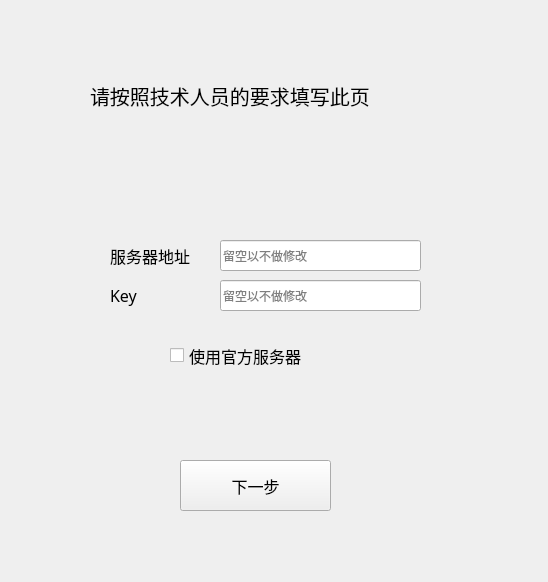
<?xml version="1.0" encoding="UTF-8"?>
<ui version="4.0">
 <class>ServerWindow</class>
 <widget class="QMainWindow" name="ServerWindow">
  <property name="geometry">
   <rect>
    <x>0</x>
    <y>0</y>
    <width>548</width>
    <height>582</height>
   </rect>
  </property>
  <property name="windowTitle">
   <string>服务器设置</string>
  </property>
  <widget class="QWidget" name="centralwidget">
   <widget class="QLabel" name="label">
    <property name="geometry">
     <rect>
      <x>90</x>
      <y>80</y>
      <width>351</width>
      <height>31</height>
     </rect>
    </property>
    <property name="font">
     <font>
      <family>HarmonyOS Sans SC</family>
      <pointsize>15</pointsize>
     </font>
    </property>
    <property name="text">
     <string>请按照技术人员的要求填写此页</string>
    </property>
   </widget>
   <widget class="QLabel" name="label_2">
    <property name="geometry">
     <rect>
      <x>110</x>
      <y>240</y>
      <width>101</width>
      <height>31</height>
     </rect>
    </property>
    <property name="font">
     <font>
      <family>HarmonyOS Sans SC</family>
      <pointsize>12</pointsize>
     </font>
    </property>
    <property name="text">
     <string>服务器地址</string>
    </property>
   </widget>
   <widget class="QLineEdit" name="CustomServer">
    <property name="geometry">
     <rect>
      <x>220</x>
      <y>240</y>
      <width>201</width>
      <height>31</height>
     </rect>
    </property>
    <property name="contextMenuPolicy">
     <enum>Qt::DefaultContextMenu</enum>
    </property>
    <property name="placeholderText">
     <string>留空以不做修改</string>
    </property>
   </widget>
   <widget class="QPushButton" name="ServerWindow_NextBtn">
    <property name="geometry">
     <rect>
      <x>180</x>
      <y>460</y>
      <width>151</width>
      <height>51</height>
     </rect>
    </property>
    <property name="font">
     <font>
      <family>HarmonyOS Sans SC</family>
      <pointsize>12</pointsize>
     </font>
    </property>
    <property name="text">
     <string>下一步</string>
    </property>
   </widget>
   <widget class="QLabel" name="label_3">
    <property name="geometry">
     <rect>
      <x>110</x>
      <y>280</y>
      <width>91</width>
      <height>31</height>
     </rect>
    </property>
    <property name="font">
     <font>
      <family>HarmonyOS Sans SC</family>
      <pointsize>12</pointsize>
     </font>
    </property>
    <property name="text">
     <string>Key</string>
    </property>
   </widget>
   <widget class="QLineEdit" name="CustomKey">
    <property name="geometry">
     <rect>
      <x>220</x>
      <y>280</y>
      <width>201</width>
      <height>31</height>
     </rect>
    </property>
    <property name="placeholderText">
     <string>留空以不做修改</string>
    </property>
   </widget>
   <widget class="QCheckBox" name="UseOfficialServer">
    <property name="geometry">
     <rect>
      <x>170</x>
      <y>340</y>
      <width>171</width>
      <height>31</height>
     </rect>
    </property>
    <property name="font">
     <font>
      <family>HarmonyOS Sans SC</family>
      <pointsize>12</pointsize>
     </font>
    </property>
    <property name="text">
     <string>使用官方服务器</string>
    </property>
   </widget>
  </widget>
 </widget>
 <resources/>
 <connections/>
</ui>
